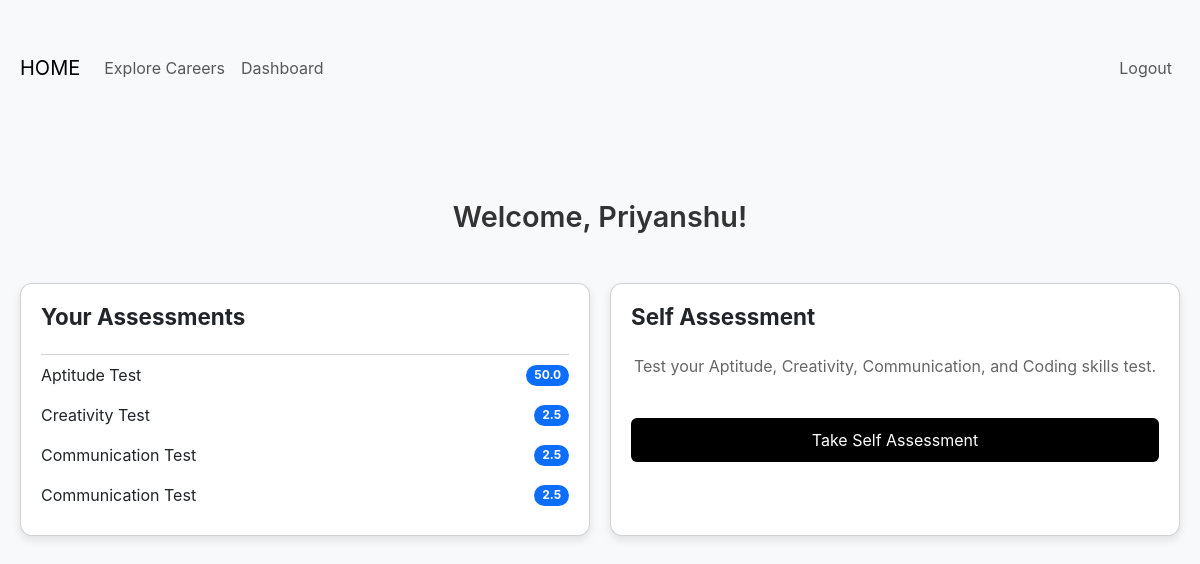
The app's page /dashboard (signed in), older data.
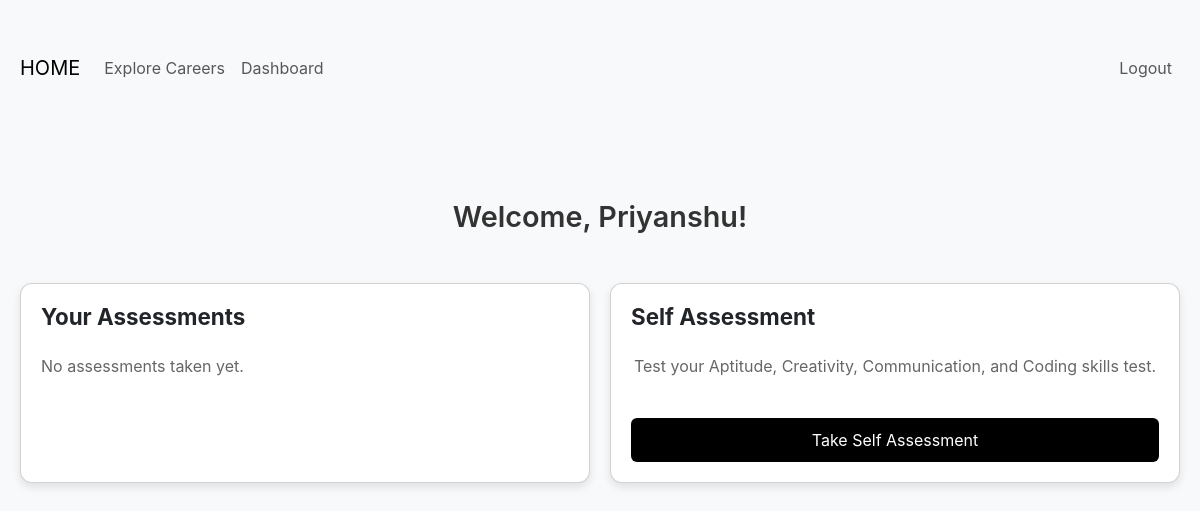
The same page, newer data.
### app.py (models this page shows)
class User(UserMixin, db.Model):
    id = db.Column(db.Integer, primary_key=True)
    username = db.Column(db.String(80), unique=True, nullable=False)
    email = db.Column(db.String(120), unique=True, nullable=False)
    password_hash = db.Column(db.String(120), nullable=False)
    assessments = db.relationship('Assessment', backref='user', lazy=True)

class Assessment(db.Model):
    id = db.Column(db.Integer, primary_key=True)
    user_id = db.Column(db.Integer, db.ForeignKey('user.id'), nullable=False)
    assessment_type = db.Column(db.String(50), nullable=False)
    score = db.Column(db.Float)
    date_taken = db.Column(db.DateTime, default=datetime.utcnow)

### app.py (the view)
@app.route('/dashboard')
@login_required
def dashboard():
    return render_template('dashboard.html')

### app.py (called while the page is built)
@login_manager.user_loader
def load_user(user_id):
    return User.query.get(int(user_id))

### templates/dashboard.html
{% extends "base.html" %}
{% block content %}
<h2 class="mb-5">Welcome, {{ current_user.username }}!</h2>
<div class="grid">
    <div class="card">
        <h5 class="card-title">Your Assessments</h5>
        {% if current_user.assessments %}
        <ul class="list-group list-group-flush mt-3">
            {% for assessment in current_user.assessments %}
            <li class="list-group-item d-flex justify-content-between align-items-center" style="border: none; padding: 8px 0;">
                {{ assessment.assessment_type }}
                <span class="badge bg-primary rounded-pill">{{ assessment.score }}</span>
            </li>
            {% endfor %}
        </ul>
        {% else %}
        <p class="card-description mt-3">No assessments taken yet.</p>
        {% endif %}
    </div>
    <div class="card text-center">
        <h5 class="card-title">Self Assessment</h5>
        <p class="card-description mt-3">
            Test your Aptitude, Creativity, Communication, and Coding skills test.
        </p>
        <a href="{{ url_for('self_assessment') }}" class="btn-primary mt-4">Take Self Assessment</a>
    </div>
</div>
{% endblock %}

### templates/base.html (shortened to what this page needs)
<!DOCTYPE html>
<html lang="en">
<head>
    <link href="https://cdn.jsdelivr.net/npm/bootstrap@5.3.0/dist/css/bootstrap.min.css" rel="stylesheet">
    <link rel="stylesheet" href="{{ url_for('static', filename='css/style.css') }}">
</head>
<body>
    {% block navbar %}
    <nav class="navbar navbar-expand-lg navbar-light bg-light">
        <div class="container">
            <a class="navbar-brand" href="{{ url_for('index') }}">HOME</a>
            <div class="collapse navbar-collapse" id="navbarNav">
                <ul class="navbar-nav me-auto">
                    <li class="nav-item">
                        <a class="nav-link" href="{{ url_for('careers') }}">Explore Careers</a>
                    </li>
                    {% if current_user.is_authenticated %}
                    <li class="nav-item">
                        <a class="nav-link" href="{{ url_for('dashboard') }}">Dashboard</a>
                    </li>
                    {% endif %}
                </ul>
                <ul class="navbar-nav">
                    {% if current_user.is_authenticated %}
                    <li class="nav-item">
                        <a class="nav-link" href="{{ url_for('logout') }}">Logout</a>
                    </li>
                    {% endif %}
                </ul>
            </div>
        </div>
    </nav>
    {% endblock %}
    <div class="container mt-4">
        {% block content %}{% endblock %}
    </div>
</body>
</html>

### static/css/style.css (style rules this page uses)
body { font-family: 'Inter', sans-serif; background-color: #f8f9fa; color: #333; text-align: center; }
.container { max-width: 1200px; margin: 0 auto; padding: 40px 20px; }
h2 { font-size: 1.8rem; font-weight: 600; }
.card { background: white; border-radius: 12px; padding: 20px; box-shadow: 0 4px 8px rgba(0, 0, 0, 0.1); text-align: left; transition: transform 0.2s ease-in-out; }
.card-title { font-size: 1.4rem; font-weight: bold; display: flex; align-items: center; gap: 8px; }
.card-description { font-size: 1rem; color: #666; }
.btn-primary { background-color: black; color: white; padding: 10px 16px; font-size: 1rem; border-radius: 6px; display: inline-block; text-decoration: none; transition: background 0.2s; }
.grid { display: grid; grid-template-columns: repeat(auto-fit, minmax(300px, 1fr)); gap: 20px; margin-top: 30px; }

Row changes from the older to the newer data that the page shows:
removed Assessment: assessment_type "Aptitude Test", score "50.0"
removed Assessment: assessment_type "Creativity Test", score "2.5"
removed Assessment: assessment_type "Communication Test", score "2.5"
removed Assessment: assessment_type "Communication Test", score "2.5"
Text that changed along with them:
text now shown: "No assessments taken yet."
